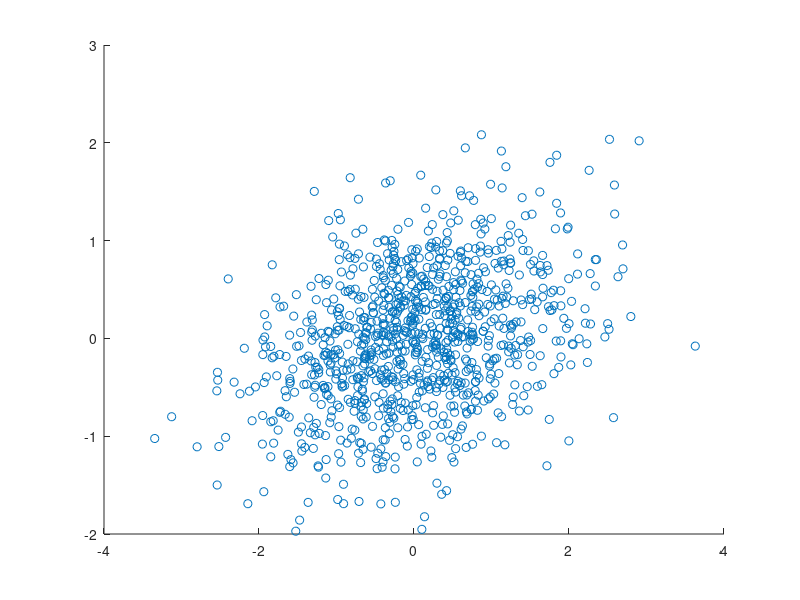
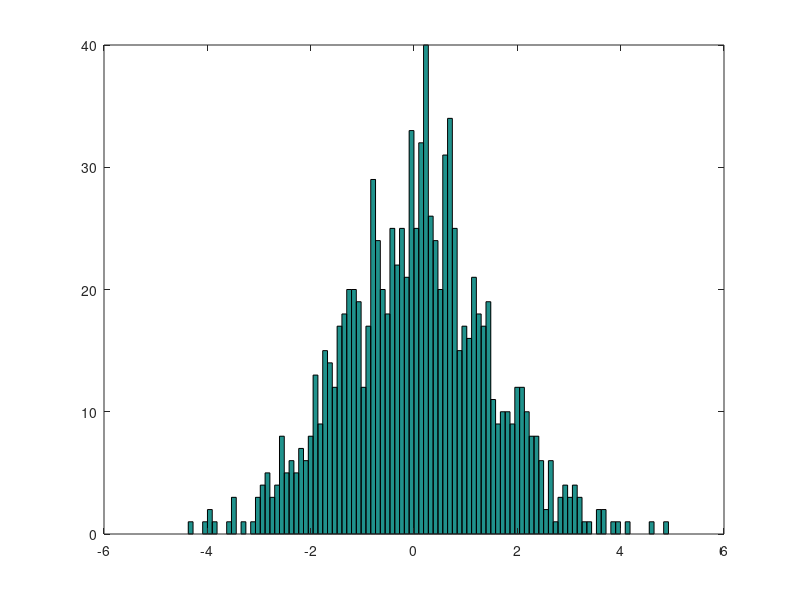

Reproduce these figures in MATLAB, in order.
pkg load statistics% clase 2 ej 2rho = 0.5;sigma2_x = 1;sigma2_y = sigma2_x / 2;% numero de realizacionesN = 1000;mu = zeros(2,1);sigma2 = [sigma2_x                                                     rho*sigma2_x*sigma2_y;                                rho*sigma2_x*sigma2_y    sigma2_y];XY = mvnrnd(mu,sigma2,N);% dibujar X vs Yscatter(XY(:,1),XY(:,2))% encontrar la proyeccionw= [1 1 ]';% pasar de vector fila a columnaXY = XY';z = zeros(length(XY),1);for i=1:length(XY)  z (i)= w'*XY(:,i);endforfigurehist(z,100)